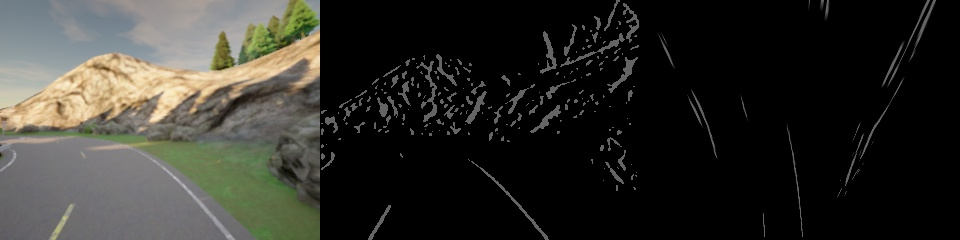
#> input picture info/concat_img.jpg, 960 x 240 px
$ python -i detector.py   (imports and definitions only)   (older library calls are emulated)
#> lines starting #> are read from the running program, lines starting #| are printed output that depends on the picture; after the words box and inside, x2 and y2 are one past the last pixel; in counts of white or black regions, pixels touching at a corner belong together
#> further down, picture is the input picture: shape (240, 960, 3); mean B, G, R 41.9, 46.9, 47.4
import cv2
import numpy as np
from skimage.measure import LineModelND, ransac

class Detector():
    def __init__(self, scan_range={'start':0,'stop':240,'steps':20},scan_window={'height':15,'max_adjust':10}):
        self.scan_range = scan_range
#> self.scan_range = {'start': 0, 'stop': 240, 'steps': 20}
        self.scan_window = scan_window
#> self.scan_window = {'height': 15, 'max_adjust': 10}
        self.model = LineModelND()
        self.debug = []

    def img_filter(self,iimg):
        """
        Filters an RGB image to get the lane boundaries

        Args:
            iimg ([type]): RGB image

        Returns:
            [type]: RGB image
        """
        iimg = cv2.cvtColor(iimg,cv2.COLOR_BGR2GRAY)
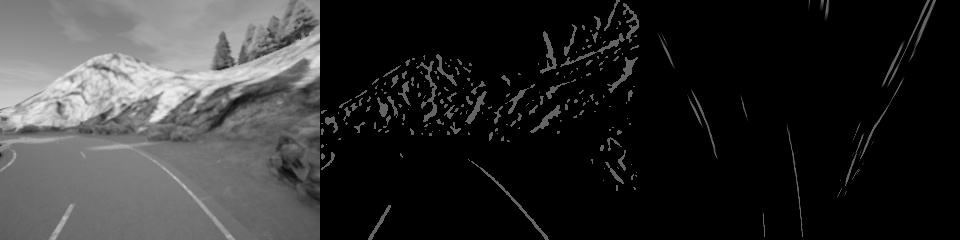
#> iimg: shape (240, 960); min 0, max 238, mean 46.4
        ciimg = cv2.Canny(iimg,50,250)
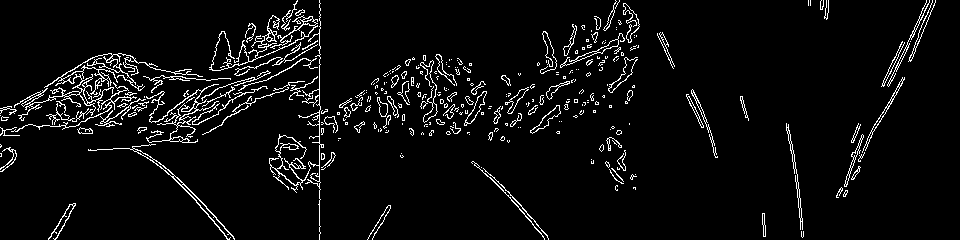
#> ciimg: shape (240, 960); 5.2% white in thin lines or dots
        ciimg = cv2.morphologyEx(ciimg,cv2.MORPH_DILATE,(1,1),iterations = 5)
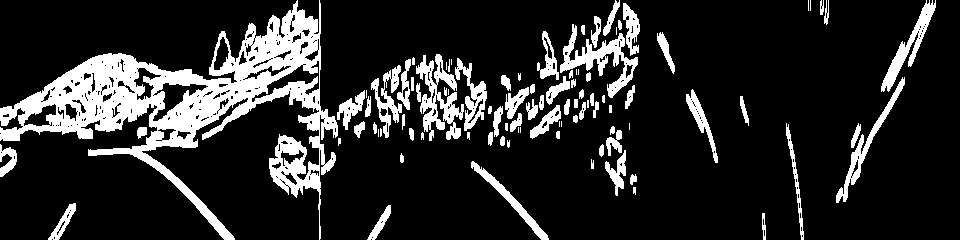
#> ciimg: shape (240, 960); 16.5% white; 95 white regions (18 under 20 px), largest, box (x1, y1, x2, y2) and area: (0, 0, 338, 240) 21295, (416, 54, 464, 141) 1766, (560, 24, 638, 98) 1682

        siimg = cv2.Sobel(iimg,cv2.CV_8U,1,0,ksize=1)
        siimg = cv2.morphologyEx(siimg,cv2.MORPH_DILATE,(1,1),iterations = 5)
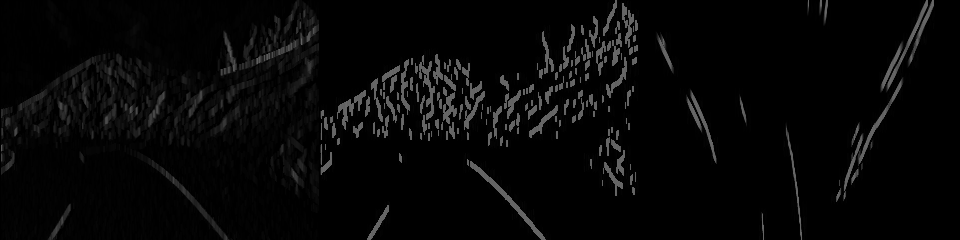
#> siimg: shape (240, 960); min 0, max 107, mean 7
        ret,siimg= cv2.threshold(siimg,50,255,cv2.THRESH_OTSU)
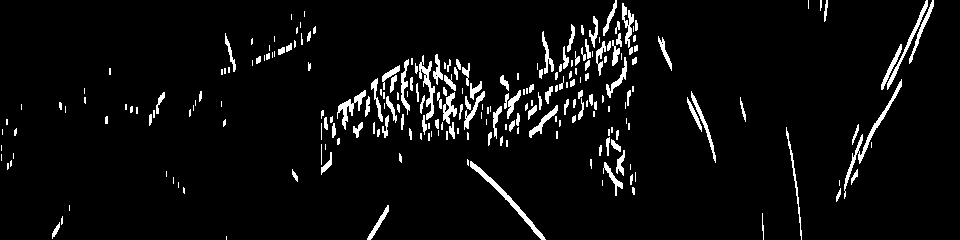
#> siimg: shape (240, 960); 5.1% white; 242 white regions (114 under 20 px), largest, box (x1, y1, x2, y2) and area: (844, 79, 902, 199) 543, (470, 161, 546, 240) 521, (419, 55, 435, 120) 357
#> ret = 48
        siimg = cv2.morphologyEx(siimg, cv2.MORPH_CLOSE, (3,3))
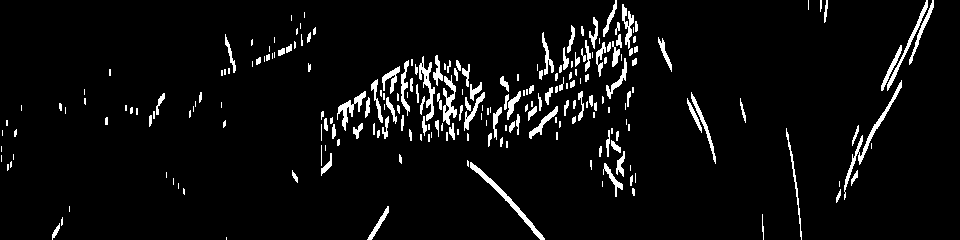
#> siimg: shape (240, 960); 5.1% white; 234 white regions (110 under 20 px), largest, box (x1, y1, x2, y2) and area: (844, 80, 902, 200) 543, (470, 162, 545, 240) 516, (419, 56, 435, 121) 361

        iimg= cv2.bitwise_and(ciimg,ciimg,mask=siimg)
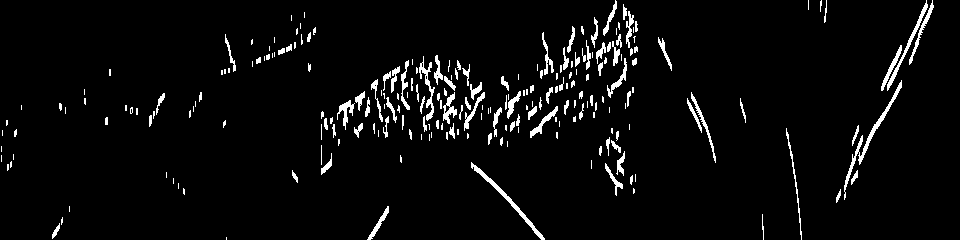
#> iimg: shape (240, 960); 4.2% white; 233 white regions (121 under 20 px), largest, box (x1, y1, x2, y2) and area: (844, 80, 902, 200) 537, (471, 162, 545, 240) 434, (887, 0, 928, 91) 329

        return iimg

    # [106 lines left out: functions get_lane_detections, filter_outliers, draw_detections, not called in this run]

>>> import cv2
>>> picture = cv2.imread('../info/concat_img.jpg')
>>> result = Detector().img_filter(picture)

$ run again, on info/estmated.jpg
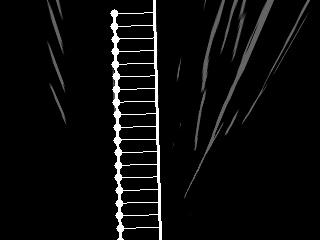
#> input picture info/estmated.jpg, 320 x 240 px
#> picture is the input picture: shape (240, 320, 3); min 0, max 255, mean 11.6
#> self.scan_range = {'start': 0, 'stop': 240, 'steps': 20}
#> self.scan_window = {'height': 15, 'max_adjust': 10}
#> in img_filter, `ciimg = cv2.Canny(iimg,50,250)`:
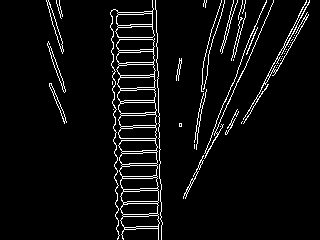
#> ciimg: shape (240, 320); 5.3% white in thin lines or dots, all inside (x1, y1, x2, y2) = (46, 0, 310, 240)
#> ret = 105
#> in img_filter, `iimg= cv2.bitwise_and(ciimg,ciimg,mask=siimg)`:
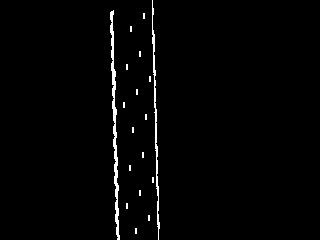
#> iimg: shape (240, 320); 1.7% white in thin lines or dots, all inside (x1, y1, x2, y2) = (110, 0, 160, 240)

$ run again, on info/estmated1.jpg
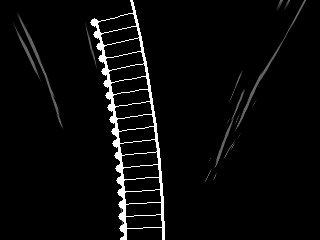
#> input picture info/estmated1.jpg, 320 x 240 px
#> picture is the input picture: shape (240, 320, 3); min 0, max 255, mean 9.8
#> self.scan_range = {'start': 0, 'stop': 240, 'steps': 20}
#> self.scan_window = {'height': 15, 'max_adjust': 10}
#> in img_filter, `ciimg = cv2.Canny(iimg,50,250)`:
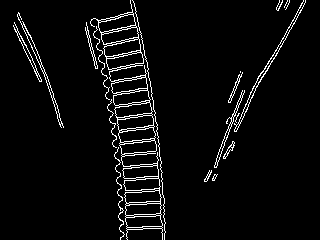
#> ciimg: shape (240, 320); 4.5% white in thin lines or dots
#> ret = 106
#> in img_filter, `iimg= cv2.bitwise_and(ciimg,ciimg,mask=siimg)`:
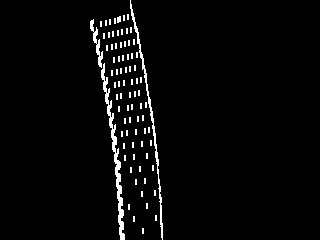
#> iimg: shape (240, 320); 3.1% white in thin lines or dots, all inside (x1, y1, x2, y2) = (90, 0, 163, 240)

$ run again, on info/estmated2.jpg
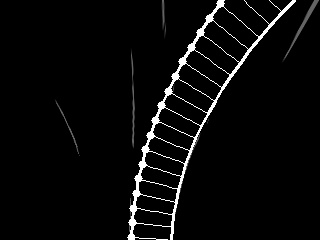
#> input picture info/estmated2.jpg, 320 x 240 px
#> picture is the input picture: shape (240, 320, 3); min 0, max 255, mean 9.7
#> self.scan_range = {'start': 0, 'stop': 240, 'steps': 20}
#> self.scan_window = {'height': 15, 'max_adjust': 10}
#> ret = 105
#> in img_filter, `iimg= cv2.bitwise_and(ciimg,ciimg,mask=siimg)`:
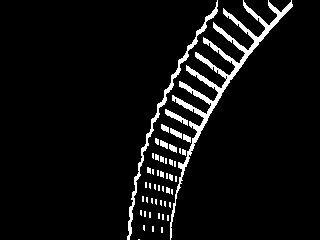
#> iimg: shape (240, 320); 5.8% white; 48 white regions (31 under 20 px), largest, box (x1, y1, x2, y2) and area: (170, 0, 293, 240) 2632, (127, 0, 218, 240) 887, (165, 109, 188, 126) 126
